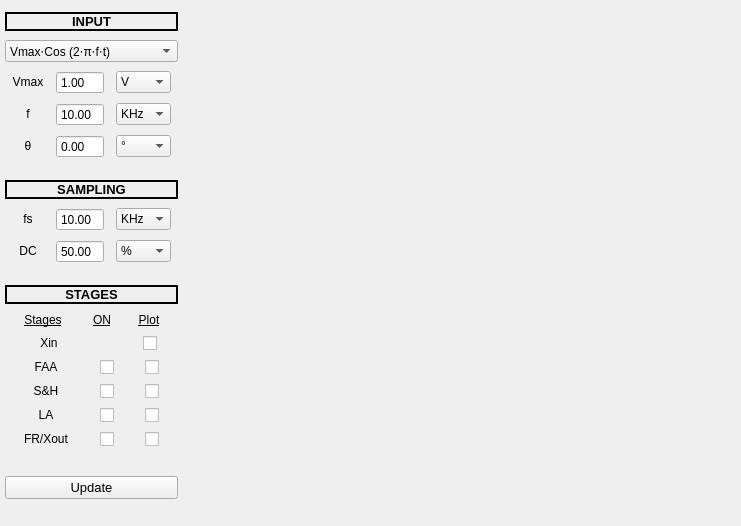
<?xml version="1.0" encoding="UTF-8"?>
<ui version="4.0">
 <class>MainWindow</class>
 <widget class="QMainWindow" name="MainWindow">
  <property name="geometry">
   <rect>
    <x>0</x>
    <y>0</y>
    <width>741</width>
    <height>526</height>
   </rect>
  </property>
  <property name="windowTitle">
   <string>SamplingTool</string>
  </property>
  <widget class="QWidget" name="centralwidget">
   <layout class="QHBoxLayout" name="horizontalLayout_2">
    <property name="leftMargin">
     <number>5</number>
    </property>
    <property name="topMargin">
     <number>3</number>
    </property>
    <property name="rightMargin">
     <number>5</number>
    </property>
    <property name="bottomMargin">
     <number>3</number>
    </property>
    <item>
     <layout class="QHBoxLayout" name="horizontalLayout">
      <item>
       <widget class="QWidget" name="verticalWidget_2" native="true">
        <property name="sizePolicy">
         <sizepolicy hsizetype="Fixed" vsizetype="Preferred">
          <horstretch>0</horstretch>
          <verstretch>0</verstretch>
         </sizepolicy>
        </property>
        <layout class="QVBoxLayout" name="verticalLayout_2">
         <property name="spacing">
          <number>0</number>
         </property>
         <property name="leftMargin">
          <number>0</number>
         </property>
         <property name="topMargin">
          <number>0</number>
         </property>
         <property name="rightMargin">
          <number>0</number>
         </property>
         <property name="bottomMargin">
          <number>0</number>
         </property>
         <item>
          <widget class="QLabel" name="input_l">
           <property name="sizePolicy">
            <sizepolicy hsizetype="Preferred" vsizetype="Fixed">
             <horstretch>0</horstretch>
             <verstretch>0</verstretch>
            </sizepolicy>
           </property>
           <property name="font">
            <font>
             <pointsize>10</pointsize>
             <weight>75</weight>
             <bold>true</bold>
             <underline>false</underline>
            </font>
           </property>
           <property name="frameShape">
            <enum>QFrame::WinPanel</enum>
           </property>
           <property name="frameShadow">
            <enum>QFrame::Plain</enum>
           </property>
           <property name="text">
            <string>INPUT</string>
           </property>
           <property name="textFormat">
            <enum>Qt::PlainText</enum>
           </property>
           <property name="alignment">
            <set>Qt::AlignCenter</set>
           </property>
           <property name="wordWrap">
            <bool>false</bool>
           </property>
          </widget>
         </item>
         <item>
          <widget class="QComboBox" name="type_cb">
           <property name="sizePolicy">
            <sizepolicy hsizetype="Fixed" vsizetype="Fixed">
             <horstretch>0</horstretch>
             <verstretch>0</verstretch>
            </sizepolicy>
           </property>
           <property name="minimumSize">
            <size>
             <width>150</width>
             <height>0</height>
            </size>
           </property>
           <item>
            <property name="text">
             <string>Vmax⋅Cos (2⋅π⋅f⋅t)</string>
            </property>
           </item>
           <item>
            <property name="text">
             <string>Vmax⋅Sin (2⋅π⋅ f/5⋅t)</string>
            </property>
           </item>
           <item>
            <property name="text">
             <string>Vmax⋅[Λ (t⋅f + 1) - Λ (t⋅f -1)]</string>
            </property>
           </item>
          </widget>
         </item>
         <item>
          <widget class="QWidget" name="vmaxWidget" native="true">
           <property name="sizePolicy">
            <sizepolicy hsizetype="Minimum" vsizetype="Fixed">
             <horstretch>0</horstretch>
             <verstretch>0</verstretch>
            </sizepolicy>
           </property>
           <layout class="QHBoxLayout" name="horizontalLayout_4">
            <property name="spacing">
             <number>5</number>
            </property>
            <property name="leftMargin">
             <number>0</number>
            </property>
            <property name="topMargin">
             <number>0</number>
            </property>
            <property name="rightMargin">
             <number>0</number>
            </property>
            <property name="bottomMargin">
             <number>0</number>
            </property>
            <item>
             <widget class="QLabel" name="vmax_l">
              <property name="sizePolicy">
               <sizepolicy hsizetype="Fixed" vsizetype="Fixed">
                <horstretch>0</horstretch>
                <verstretch>0</verstretch>
               </sizepolicy>
              </property>
              <property name="minimumSize">
               <size>
                <width>32</width>
                <height>0</height>
               </size>
              </property>
              <property name="text">
               <string>Vmax</string>
              </property>
              <property name="alignment">
               <set>Qt::AlignCenter</set>
              </property>
             </widget>
            </item>
            <item>
             <widget class="QDoubleSpinBox" name="vmax_dsb">
              <property name="sizePolicy">
               <sizepolicy hsizetype="Fixed" vsizetype="Fixed">
                <horstretch>0</horstretch>
                <verstretch>0</verstretch>
               </sizepolicy>
              </property>
              <property name="buttonSymbols">
               <enum>QAbstractSpinBox::NoButtons</enum>
              </property>
              <property name="maximum">
               <double>999.990000000000009</double>
              </property>
              <property name="value">
               <double>1.000000000000000</double>
              </property>
             </widget>
            </item>
            <item>
             <widget class="QComboBox" name="vmax_cb_4">
              <property name="sizePolicy">
               <sizepolicy hsizetype="Fixed" vsizetype="Fixed">
                <horstretch>0</horstretch>
                <verstretch>0</verstretch>
               </sizepolicy>
              </property>
              <property name="maximumSize">
               <size>
                <width>55</width>
                <height>16777215</height>
               </size>
              </property>
              <item>
               <property name="text">
                <string>V</string>
               </property>
              </item>
              <item>
               <property name="text">
                <string>mV</string>
               </property>
              </item>
              <item>
               <property name="text">
                <string>μV</string>
               </property>
              </item>
             </widget>
            </item>
           </layout>
          </widget>
         </item>
         <item>
          <widget class="QWidget" name="fWidget" native="true">
           <property name="sizePolicy">
            <sizepolicy hsizetype="Minimum" vsizetype="Fixed">
             <horstretch>0</horstretch>
             <verstretch>0</verstretch>
            </sizepolicy>
           </property>
           <layout class="QHBoxLayout" name="horizontalLayout_7">
            <property name="spacing">
             <number>5</number>
            </property>
            <property name="leftMargin">
             <number>0</number>
            </property>
            <property name="topMargin">
             <number>0</number>
            </property>
            <property name="rightMargin">
             <number>0</number>
            </property>
            <property name="bottomMargin">
             <number>0</number>
            </property>
            <item>
             <widget class="QLabel" name="f_l">
              <property name="sizePolicy">
               <sizepolicy hsizetype="Fixed" vsizetype="Fixed">
                <horstretch>0</horstretch>
                <verstretch>0</verstretch>
               </sizepolicy>
              </property>
              <property name="minimumSize">
               <size>
                <width>32</width>
                <height>0</height>
               </size>
              </property>
              <property name="text">
               <string>f</string>
              </property>
              <property name="alignment">
               <set>Qt::AlignCenter</set>
              </property>
             </widget>
            </item>
            <item>
             <widget class="QDoubleSpinBox" name="f_dsb">
              <property name="sizePolicy">
               <sizepolicy hsizetype="Fixed" vsizetype="Fixed">
                <horstretch>0</horstretch>
                <verstretch>0</verstretch>
               </sizepolicy>
              </property>
              <property name="buttonSymbols">
               <enum>QAbstractSpinBox::NoButtons</enum>
              </property>
              <property name="maximum">
               <double>999.990000000000009</double>
              </property>
              <property name="value">
               <double>10.000000000000000</double>
              </property>
             </widget>
            </item>
            <item>
             <widget class="QComboBox" name="f_cb">
              <property name="sizePolicy">
               <sizepolicy hsizetype="Fixed" vsizetype="Fixed">
                <horstretch>0</horstretch>
                <verstretch>0</verstretch>
               </sizepolicy>
              </property>
              <property name="maximumSize">
               <size>
                <width>55</width>
                <height>16777215</height>
               </size>
              </property>
              <item>
               <property name="text">
                <string>KHz</string>
               </property>
              </item>
              <item>
               <property name="text">
                <string>Hz</string>
               </property>
              </item>
              <item>
               <property name="text">
                <string>MHz</string>
               </property>
              </item>
             </widget>
            </item>
           </layout>
          </widget>
         </item>
         <item>
          <widget class="QWidget" name="thetaWidget" native="true">
           <property name="sizePolicy">
            <sizepolicy hsizetype="Minimum" vsizetype="Fixed">
             <horstretch>0</horstretch>
             <verstretch>0</verstretch>
            </sizepolicy>
           </property>
           <layout class="QHBoxLayout" name="horizontalLayout_8">
            <property name="spacing">
             <number>5</number>
            </property>
            <property name="leftMargin">
             <number>0</number>
            </property>
            <property name="topMargin">
             <number>0</number>
            </property>
            <property name="rightMargin">
             <number>0</number>
            </property>
            <property name="bottomMargin">
             <number>13</number>
            </property>
            <item>
             <widget class="QLabel" name="theta_l">
              <property name="sizePolicy">
               <sizepolicy hsizetype="Fixed" vsizetype="Fixed">
                <horstretch>0</horstretch>
                <verstretch>0</verstretch>
               </sizepolicy>
              </property>
              <property name="minimumSize">
               <size>
                <width>32</width>
                <height>0</height>
               </size>
              </property>
              <property name="text">
               <string>θ</string>
              </property>
              <property name="alignment">
               <set>Qt::AlignCenter</set>
              </property>
             </widget>
            </item>
            <item>
             <widget class="QDoubleSpinBox" name="theta_dsb">
              <property name="sizePolicy">
               <sizepolicy hsizetype="Fixed" vsizetype="Fixed">
                <horstretch>0</horstretch>
                <verstretch>0</verstretch>
               </sizepolicy>
              </property>
              <property name="buttonSymbols">
               <enum>QAbstractSpinBox::NoButtons</enum>
              </property>
              <property name="maximum">
               <double>999.990000000000009</double>
              </property>
             </widget>
            </item>
            <item>
             <widget class="QComboBox" name="theta_cb">
              <property name="sizePolicy">
               <sizepolicy hsizetype="Fixed" vsizetype="Fixed">
                <horstretch>0</horstretch>
                <verstretch>0</verstretch>
               </sizepolicy>
              </property>
              <property name="maximumSize">
               <size>
                <width>55</width>
                <height>16777215</height>
               </size>
              </property>
              <item>
               <property name="text">
                <string>°</string>
               </property>
              </item>
             </widget>
            </item>
           </layout>
          </widget>
         </item>
         <item>
          <widget class="QLabel" name="input_l_2">
           <property name="sizePolicy">
            <sizepolicy hsizetype="Preferred" vsizetype="Fixed">
             <horstretch>0</horstretch>
             <verstretch>0</verstretch>
            </sizepolicy>
           </property>
           <property name="font">
            <font>
             <pointsize>10</pointsize>
             <weight>75</weight>
             <bold>true</bold>
             <underline>false</underline>
            </font>
           </property>
           <property name="frameShape">
            <enum>QFrame::WinPanel</enum>
           </property>
           <property name="frameShadow">
            <enum>QFrame::Plain</enum>
           </property>
           <property name="text">
            <string>SAMPLING</string>
           </property>
           <property name="textFormat">
            <enum>Qt::PlainText</enum>
           </property>
           <property name="alignment">
            <set>Qt::AlignCenter</set>
           </property>
           <property name="wordWrap">
            <bool>false</bool>
           </property>
          </widget>
         </item>
         <item>
          <widget class="QWidget" name="TWidget" native="true">
           <property name="sizePolicy">
            <sizepolicy hsizetype="Minimum" vsizetype="Fixed">
             <horstretch>0</horstretch>
             <verstretch>0</verstretch>
            </sizepolicy>
           </property>
           <layout class="QHBoxLayout" name="horizontalLayout_9">
            <property name="spacing">
             <number>5</number>
            </property>
            <property name="leftMargin">
             <number>0</number>
            </property>
            <property name="topMargin">
             <number>0</number>
            </property>
            <property name="rightMargin">
             <number>0</number>
            </property>
            <property name="bottomMargin">
             <number>0</number>
            </property>
            <item>
             <widget class="QLabel" name="fs_l">
              <property name="sizePolicy">
               <sizepolicy hsizetype="Fixed" vsizetype="Fixed">
                <horstretch>0</horstretch>
                <verstretch>0</verstretch>
               </sizepolicy>
              </property>
              <property name="minimumSize">
               <size>
                <width>32</width>
                <height>0</height>
               </size>
              </property>
              <property name="text">
               <string>fs</string>
              </property>
              <property name="alignment">
               <set>Qt::AlignCenter</set>
              </property>
             </widget>
            </item>
            <item>
             <widget class="QDoubleSpinBox" name="fs_dsb">
              <property name="sizePolicy">
               <sizepolicy hsizetype="Fixed" vsizetype="Fixed">
                <horstretch>0</horstretch>
                <verstretch>0</verstretch>
               </sizepolicy>
              </property>
              <property name="buttonSymbols">
               <enum>QAbstractSpinBox::NoButtons</enum>
              </property>
              <property name="maximum">
               <double>999.990000000000009</double>
              </property>
              <property name="value">
               <double>10.000000000000000</double>
              </property>
             </widget>
            </item>
            <item>
             <widget class="QComboBox" name="fs_cb">
              <property name="sizePolicy">
               <sizepolicy hsizetype="Fixed" vsizetype="Fixed">
                <horstretch>0</horstretch>
                <verstretch>0</verstretch>
               </sizepolicy>
              </property>
              <property name="maximumSize">
               <size>
                <width>55</width>
                <height>16777215</height>
               </size>
              </property>
              <item>
               <property name="text">
                <string>KHz</string>
               </property>
              </item>
              <item>
               <property name="text">
                <string>Hz</string>
               </property>
              </item>
              <item>
               <property name="text">
                <string>MHz</string>
               </property>
              </item>
             </widget>
            </item>
           </layout>
          </widget>
         </item>
         <item>
          <widget class="QWidget" name="DCWidget" native="true">
           <property name="sizePolicy">
            <sizepolicy hsizetype="Minimum" vsizetype="Fixed">
             <horstretch>0</horstretch>
             <verstretch>0</verstretch>
            </sizepolicy>
           </property>
           <layout class="QHBoxLayout" name="horizontalLayout_10">
            <property name="spacing">
             <number>5</number>
            </property>
            <property name="leftMargin">
             <number>0</number>
            </property>
            <property name="topMargin">
             <number>0</number>
            </property>
            <property name="rightMargin">
             <number>0</number>
            </property>
            <property name="bottomMargin">
             <number>13</number>
            </property>
            <item>
             <widget class="QLabel" name="DC_l">
              <property name="sizePolicy">
               <sizepolicy hsizetype="Fixed" vsizetype="Fixed">
                <horstretch>0</horstretch>
                <verstretch>0</verstretch>
               </sizepolicy>
              </property>
              <property name="minimumSize">
               <size>
                <width>32</width>
                <height>0</height>
               </size>
              </property>
              <property name="text">
               <string>DC</string>
              </property>
              <property name="alignment">
               <set>Qt::AlignCenter</set>
              </property>
             </widget>
            </item>
            <item>
             <widget class="QDoubleSpinBox" name="DC_dsb">
              <property name="sizePolicy">
               <sizepolicy hsizetype="Fixed" vsizetype="Fixed">
                <horstretch>0</horstretch>
                <verstretch>0</verstretch>
               </sizepolicy>
              </property>
              <property name="buttonSymbols">
               <enum>QAbstractSpinBox::NoButtons</enum>
              </property>
              <property name="maximum">
               <double>100.000000000000000</double>
              </property>
              <property name="value">
               <double>50.000000000000000</double>
              </property>
             </widget>
            </item>
            <item>
             <widget class="QComboBox" name="DC_cb">
              <property name="sizePolicy">
               <sizepolicy hsizetype="Fixed" vsizetype="Fixed">
                <horstretch>0</horstretch>
                <verstretch>0</verstretch>
               </sizepolicy>
              </property>
              <property name="maximumSize">
               <size>
                <width>55</width>
                <height>16777215</height>
               </size>
              </property>
              <item>
               <property name="text">
                <string>%</string>
               </property>
              </item>
             </widget>
            </item>
           </layout>
          </widget>
         </item>
         <item>
          <widget class="QLabel" name="stages_l">
           <property name="sizePolicy">
            <sizepolicy hsizetype="Preferred" vsizetype="Fixed">
             <horstretch>0</horstretch>
             <verstretch>0</verstretch>
            </sizepolicy>
           </property>
           <property name="font">
            <font>
             <pointsize>10</pointsize>
             <weight>75</weight>
             <bold>true</bold>
             <underline>false</underline>
            </font>
           </property>
           <property name="frameShape">
            <enum>QFrame::WinPanel</enum>
           </property>
           <property name="frameShadow">
            <enum>QFrame::Plain</enum>
           </property>
           <property name="text">
            <string>STAGES</string>
           </property>
           <property name="textFormat">
            <enum>Qt::PlainText</enum>
           </property>
           <property name="alignment">
            <set>Qt::AlignCenter</set>
           </property>
           <property name="wordWrap">
            <bool>false</bool>
           </property>
          </widget>
         </item>
         <item>
          <widget class="QWidget" name="horizontalWidget_2" native="true">
           <property name="sizePolicy">
            <sizepolicy hsizetype="Preferred" vsizetype="Fixed">
             <horstretch>0</horstretch>
             <verstretch>0</verstretch>
            </sizepolicy>
           </property>
           <layout class="QHBoxLayout" name="horizontalLayout_3">
            <property name="spacing">
             <number>12</number>
            </property>
            <property name="leftMargin">
             <number>0</number>
            </property>
            <property name="topMargin">
             <number>0</number>
            </property>
            <property name="rightMargin">
             <number>0</number>
            </property>
            <property name="bottomMargin">
             <number>0</number>
            </property>
            <item>
             <widget class="QLabel" name="stages_l_2">
              <property name="sizePolicy">
               <sizepolicy hsizetype="Fixed" vsizetype="Fixed">
                <horstretch>0</horstretch>
                <verstretch>0</verstretch>
               </sizepolicy>
              </property>
              <property name="minimumSize">
               <size>
                <width>46</width>
                <height>0</height>
               </size>
              </property>
              <property name="font">
               <font>
                <weight>50</weight>
                <bold>false</bold>
                <underline>true</underline>
               </font>
              </property>
              <property name="text">
               <string>Stages</string>
              </property>
              <property name="alignment">
               <set>Qt::AlignCenter</set>
              </property>
             </widget>
            </item>
            <item>
             <widget class="QLabel" name="ON_l">
              <property name="sizePolicy">
               <sizepolicy hsizetype="Fixed" vsizetype="Fixed">
                <horstretch>0</horstretch>
                <verstretch>0</verstretch>
               </sizepolicy>
              </property>
              <property name="font">
               <font>
                <underline>true</underline>
               </font>
              </property>
              <property name="text">
               <string>ON</string>
              </property>
              <property name="alignment">
               <set>Qt::AlignCenter</set>
              </property>
             </widget>
            </item>
            <item>
             <widget class="QLabel" name="plot_l">
              <property name="sizePolicy">
               <sizepolicy hsizetype="Fixed" vsizetype="Fixed">
                <horstretch>0</horstretch>
                <verstretch>0</verstretch>
               </sizepolicy>
              </property>
              <property name="font">
               <font>
                <underline>true</underline>
               </font>
              </property>
              <property name="text">
               <string>Plot</string>
              </property>
              <property name="alignment">
               <set>Qt::AlignCenter</set>
              </property>
             </widget>
            </item>
           </layout>
          </widget>
         </item>
         <item>
          <widget class="QWidget" name="xinWidget" native="true">
           <property name="sizePolicy">
            <sizepolicy hsizetype="Preferred" vsizetype="Fixed">
             <horstretch>0</horstretch>
             <verstretch>0</verstretch>
            </sizepolicy>
           </property>
           <layout class="QHBoxLayout" name="horizontalLayout_11">
            <property name="spacing">
             <number>50</number>
            </property>
            <property name="leftMargin">
             <number>0</number>
            </property>
            <property name="topMargin">
             <number>0</number>
            </property>
            <property name="rightMargin">
             <number>0</number>
            </property>
            <property name="bottomMargin">
             <number>0</number>
            </property>
            <item>
             <widget class="QLabel" name="xin_l">
              <property name="sizePolicy">
               <sizepolicy hsizetype="Fixed" vsizetype="Fixed">
                <horstretch>0</horstretch>
                <verstretch>0</verstretch>
               </sizepolicy>
              </property>
              <property name="minimumSize">
               <size>
                <width>46</width>
                <height>0</height>
               </size>
              </property>
              <property name="text">
               <string>Xin</string>
              </property>
              <property name="alignment">
               <set>Qt::AlignCenter</set>
              </property>
             </widget>
            </item>
            <item>
             <widget class="QCheckBox" name="xin_plot">
              <property name="sizePolicy">
               <sizepolicy hsizetype="Fixed" vsizetype="Fixed">
                <horstretch>0</horstretch>
                <verstretch>0</verstretch>
               </sizepolicy>
              </property>
              <property name="text">
               <string/>
              </property>
             </widget>
            </item>
           </layout>
          </widget>
         </item>
         <item>
          <widget class="QWidget" name="FAAWidget" native="true">
           <property name="sizePolicy">
            <sizepolicy hsizetype="Preferred" vsizetype="Fixed">
             <horstretch>0</horstretch>
             <verstretch>0</verstretch>
            </sizepolicy>
           </property>
           <layout class="QHBoxLayout" name="horizontalLayout_12">
            <property name="spacing">
             <number>13</number>
            </property>
            <property name="leftMargin">
             <number>0</number>
            </property>
            <property name="topMargin">
             <number>0</number>
            </property>
            <property name="rightMargin">
             <number>0</number>
            </property>
            <property name="bottomMargin">
             <number>0</number>
            </property>
            <item>
             <widget class="QLabel" name="FAA_l">
              <property name="sizePolicy">
               <sizepolicy hsizetype="Fixed" vsizetype="Fixed">
                <horstretch>0</horstretch>
                <verstretch>0</verstretch>
               </sizepolicy>
              </property>
              <property name="minimumSize">
               <size>
                <width>46</width>
                <height>0</height>
               </size>
              </property>
              <property name="text">
               <string>FAA</string>
              </property>
              <property name="alignment">
               <set>Qt::AlignCenter</set>
              </property>
             </widget>
            </item>
            <item>
             <widget class="QCheckBox" name="FAA_ON">
              <property name="sizePolicy">
               <sizepolicy hsizetype="Fixed" vsizetype="Fixed">
                <horstretch>0</horstretch>
                <verstretch>0</verstretch>
               </sizepolicy>
              </property>
              <property name="text">
               <string/>
              </property>
             </widget>
            </item>
            <item>
             <widget class="QCheckBox" name="FAA_plot">
              <property name="sizePolicy">
               <sizepolicy hsizetype="Fixed" vsizetype="Fixed">
                <horstretch>0</horstretch>
                <verstretch>0</verstretch>
               </sizepolicy>
              </property>
              <property name="text">
               <string/>
              </property>
             </widget>
            </item>
           </layout>
          </widget>
         </item>
         <item>
          <widget class="QWidget" name="SHWidget" native="true">
           <property name="sizePolicy">
            <sizepolicy hsizetype="Preferred" vsizetype="Fixed">
             <horstretch>0</horstretch>
             <verstretch>0</verstretch>
            </sizepolicy>
           </property>
           <layout class="QHBoxLayout" name="horizontalLayout_13">
            <property name="spacing">
             <number>13</number>
            </property>
            <property name="leftMargin">
             <number>0</number>
            </property>
            <property name="topMargin">
             <number>0</number>
            </property>
            <property name="rightMargin">
             <number>0</number>
            </property>
            <property name="bottomMargin">
             <number>0</number>
            </property>
            <item>
             <widget class="QLabel" name="SH_l">
              <property name="sizePolicy">
               <sizepolicy hsizetype="Fixed" vsizetype="Fixed">
                <horstretch>0</horstretch>
                <verstretch>0</verstretch>
               </sizepolicy>
              </property>
              <property name="minimumSize">
               <size>
                <width>46</width>
                <height>0</height>
               </size>
              </property>
              <property name="text">
               <string>S&amp;H</string>
              </property>
              <property name="alignment">
               <set>Qt::AlignCenter</set>
              </property>
             </widget>
            </item>
            <item>
             <widget class="QCheckBox" name="SH_ON">
              <property name="sizePolicy">
               <sizepolicy hsizetype="Fixed" vsizetype="Fixed">
                <horstretch>0</horstretch>
                <verstretch>0</verstretch>
               </sizepolicy>
              </property>
              <property name="text">
               <string/>
              </property>
             </widget>
            </item>
            <item>
             <widget class="QCheckBox" name="SH_plot">
              <property name="sizePolicy">
               <sizepolicy hsizetype="Fixed" vsizetype="Fixed">
                <horstretch>0</horstretch>
                <verstretch>0</verstretch>
               </sizepolicy>
              </property>
              <property name="text">
               <string/>
              </property>
             </widget>
            </item>
           </layout>
          </widget>
         </item>
         <item>
          <widget class="QWidget" name="LAWidget" native="true">
           <property name="sizePolicy">
            <sizepolicy hsizetype="Preferred" vsizetype="Fixed">
             <horstretch>0</horstretch>
             <verstretch>0</verstretch>
            </sizepolicy>
           </property>
           <layout class="QHBoxLayout" name="horizontalLayout_14">
            <property name="spacing">
             <number>13</number>
            </property>
            <property name="leftMargin">
             <number>0</number>
            </property>
            <property name="topMargin">
             <number>0</number>
            </property>
            <property name="rightMargin">
             <number>0</number>
            </property>
            <property name="bottomMargin">
             <number>0</number>
            </property>
            <item>
             <widget class="QLabel" name="LA_l">
              <property name="sizePolicy">
               <sizepolicy hsizetype="Fixed" vsizetype="Fixed">
                <horstretch>0</horstretch>
                <verstretch>0</verstretch>
               </sizepolicy>
              </property>
              <property name="minimumSize">
               <size>
                <width>46</width>
                <height>0</height>
               </size>
              </property>
              <property name="text">
               <string>LA</string>
              </property>
              <property name="alignment">
               <set>Qt::AlignCenter</set>
              </property>
             </widget>
            </item>
            <item>
             <widget class="QCheckBox" name="LA_ON">
              <property name="sizePolicy">
               <sizepolicy hsizetype="Fixed" vsizetype="Fixed">
                <horstretch>0</horstretch>
                <verstretch>0</verstretch>
               </sizepolicy>
              </property>
              <property name="text">
               <string/>
              </property>
             </widget>
            </item>
            <item>
             <widget class="QCheckBox" name="LA_plot">
              <property name="sizePolicy">
               <sizepolicy hsizetype="Fixed" vsizetype="Fixed">
                <horstretch>0</horstretch>
                <verstretch>0</verstretch>
               </sizepolicy>
              </property>
              <property name="text">
               <string/>
              </property>
             </widget>
            </item>
           </layout>
          </widget>
         </item>
         <item>
          <widget class="QWidget" name="xoutWidget" native="true">
           <property name="sizePolicy">
            <sizepolicy hsizetype="Preferred" vsizetype="Fixed">
             <horstretch>0</horstretch>
             <verstretch>0</verstretch>
            </sizepolicy>
           </property>
           <layout class="QHBoxLayout" name="horizontalLayout_15">
            <property name="spacing">
             <number>13</number>
            </property>
            <property name="leftMargin">
             <number>0</number>
            </property>
            <property name="topMargin">
             <number>0</number>
            </property>
            <property name="rightMargin">
             <number>0</number>
            </property>
            <property name="bottomMargin">
             <number>20</number>
            </property>
            <item>
             <widget class="QLabel" name="xout_l">
              <property name="sizePolicy">
               <sizepolicy hsizetype="Fixed" vsizetype="Fixed">
                <horstretch>0</horstretch>
                <verstretch>0</verstretch>
               </sizepolicy>
              </property>
              <property name="minimumSize">
               <size>
                <width>46</width>
                <height>0</height>
               </size>
              </property>
              <property name="text">
               <string>FR/Xout</string>
              </property>
              <property name="alignment">
               <set>Qt::AlignCenter</set>
              </property>
             </widget>
            </item>
            <item>
             <widget class="QCheckBox" name="xout_ON">
              <property name="sizePolicy">
               <sizepolicy hsizetype="Fixed" vsizetype="Fixed">
                <horstretch>0</horstretch>
                <verstretch>0</verstretch>
               </sizepolicy>
              </property>
              <property name="text">
               <string/>
              </property>
             </widget>
            </item>
            <item>
             <widget class="QCheckBox" name="xout_plot">
              <property name="sizePolicy">
               <sizepolicy hsizetype="Fixed" vsizetype="Fixed">
                <horstretch>0</horstretch>
                <verstretch>0</verstretch>
               </sizepolicy>
              </property>
              <property name="text">
               <string/>
              </property>
             </widget>
            </item>
           </layout>
          </widget>
         </item>
         <item>
          <widget class="QPushButton" name="update_b">
           <property name="font">
            <font>
             <pointsize>10</pointsize>
            </font>
           </property>
           <property name="text">
            <string>Update</string>
           </property>
          </widget>
         </item>
        </layout>
       </widget>
      </item>
      <item>
       <layout class="QVBoxLayout" name="verticalLayout">
        <item>
         <widget class="PlotWidget" name="t_plot" native="true"/>
        </item>
        <item>
         <widget class="PlotWidget" name="f_plot" native="true"/>
        </item>
       </layout>
      </item>
     </layout>
    </item>
   </layout>
  </widget>
  <widget class="QMenuBar" name="menubar">
   <property name="geometry">
    <rect>
     <x>0</x>
     <y>0</y>
     <width>741</width>
     <height>21</height>
    </rect>
   </property>
  </widget>
 </widget>
 <customwidgets>
  <customwidget>
   <class>PlotWidget</class>
   <extends>QWidget</extends>
   <header>src.ui.widgets.PlotWidget</header>
   <container>1</container>
  </customwidget>
 </customwidgets>
 <resources/>
 <connections/>
</ui>
